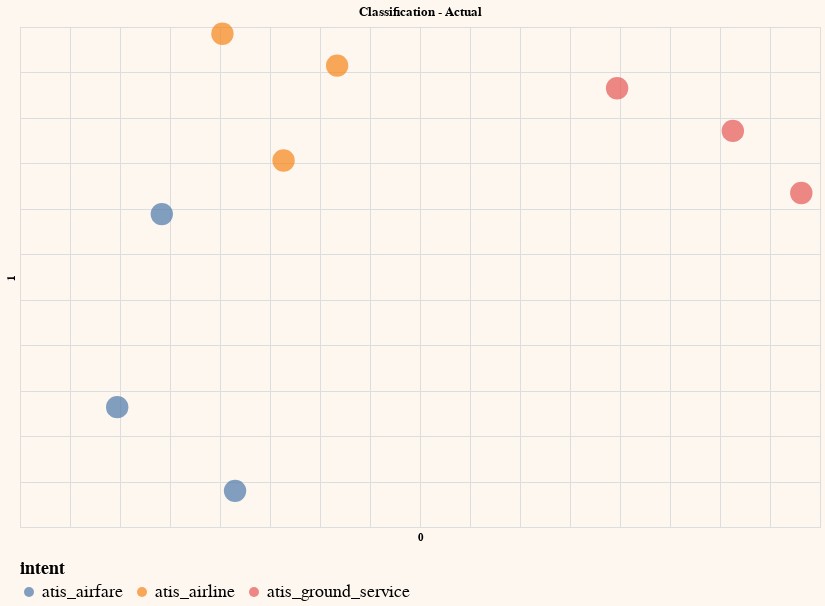

Here is the notebook cell this chart was saved with:
### Code cell
# Plot the actual classes
generate_chart(df_test,'0','1',lbl='off',color='intent',title='Classification - Actual')

### Figure 1 — Vega-Lite specification as saved in the notebook (floating-point values rounded to 4 significant figures; data arrays with more than 128 entries replaced by an {"elided": "..."} marker saying what was removed)
{"config": {"view": {"continuousWidth": 300, "continuousHeight": 300}, "background": "#FDF7F0", "legend": {"labelFontSize": 18, "orient": "bottom", "titleFontSize": 18}}, "layer": [{"mark": {"type": "circle", "size": 500}, "encoding": {"color": {"field": "intent", "type": "nominal"}, "tooltip": [{"field": "query", "type": "nominal"}], "x": {"axis": {"domain": false, "labels": false, "ticks": false}, "field": "0", "scale": {"zero": false}, "type": "quantitative"}, "y": {"axis": {"domain": false, "labels": false, "ticks": false}, "field": "1", "scale": {"zero": false}, "type": "quantitative"}}}, {"mark": {"type": "text", "align": "left", "baseline": "middle", "dx": 10}, "encoding": {"color": {"field": "intent", "type": "nominal"}, "tooltip": [{"field": "query", "type": "nominal"}], "x": {"axis": {"domain": false, "labels": false, "ticks": false}, "field": "0", "scale": {"zero": false}, "type": "quantitative"}, "y": {"axis": {"domain": false, "labels": false, "ticks": false}, "field": "1", "scale": {"zero": false}, "type": "quantitative"}}}], "data": {"name": "data-989b7637ba207256520a7cc3cd459bd6"}, "height": 500, "title": "Classification - Actual", "width": 800, "$schema": "https://vega.github.io/schema/vega-lite/v5.14.1.json", "datasets": {"data-989b7637ba207256520a7cc3cd459bd6": [{"query": " which airlines fly from boston to washington dc via other cities", "0": -0.0976, "1": 0.2926, "intent": "atis_airline", "classification_embeds": {"elided": "1024 float values"}, "intent_pred": "atis_airline"}, {"query": " show me the airlines that fly between toronto and denver", "0": 0.01712, "1": 0.2576, "intent": "atis_airline", "classification_embeds": {"elided": "1024 float values"}, "intent_pred": "atis_airline"}, {"query": " show me round trip first class tickets from new york to miami", "0": -0.2028, "1": -0.1182, "intent": "atis_airfare", "classification_embeds": {"elided": "1024 float values"}, "intent_pred": "atis_airfare"}, {"query": " i'd like the lowest fare from denver to pittsburgh", "0": -0.08495, "1": -0.2102, "intent": "atis_airfare", "classification_embeds": {"elided": "1024 float values"}, "intent_pred": "atis_airfare"}, {"query": " show me a list of ground transportation at boston airport", "0": 0.2971, "1": 0.2326, "intent": "atis_ground_service", "classification_embeds": {"elided": "1024 float values"}, "intent_pred": "atis_ground_service"}, {"query": " show me boston ground transportation", "0": 0.4128, "1": 0.1857, "intent": "atis_ground_service", "classification_embeds": {"elided": "1024 float values"}, "intent_pred": "atis_ground_service"}, {"query": " of all airlines which airline has the most arrivals in atlanta", "0": -0.03644, "1": 0.1531, "intent": "atis_airline", "classification_embeds": {"elided": "1024 float values"}, "intent_pred": "atis_airline"}, {"query": " what ground transportation is available in boston", "0": 0.4813, "1": 0.1174, "intent": "atis_ground_service", "classification_embeds": {"elided": "1024 float values"}, "intent_pred": "atis_ground_service"}, {"query": " i would like your rates between atlanta and boston on september third", "0": -0.1582, "1": 0.09421, "intent": "atis_airfare", "classification_embeds": {"elided": "1024 float values"}, "intent_pred": "atis_airfare"}]}}
